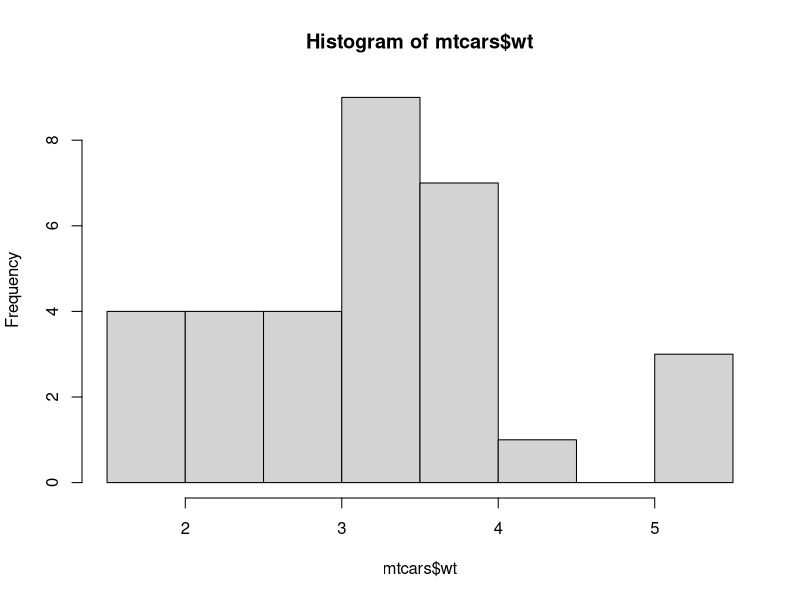
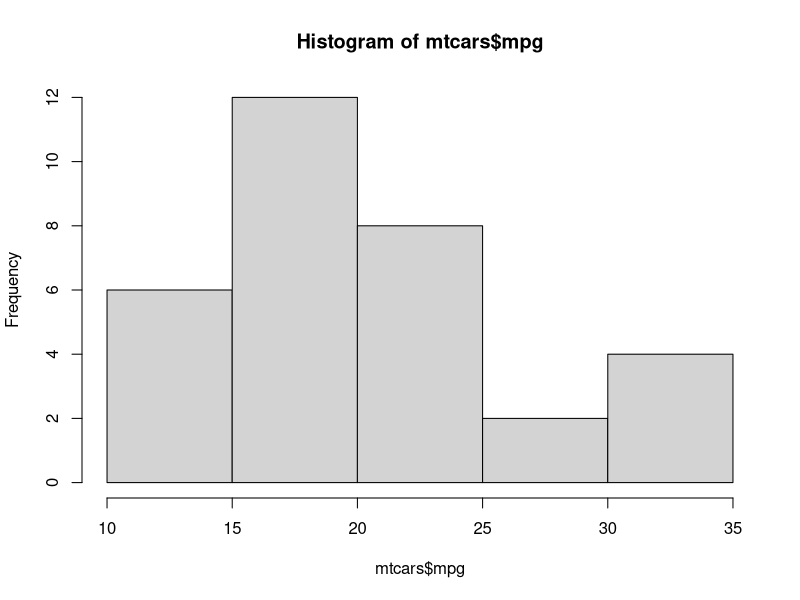
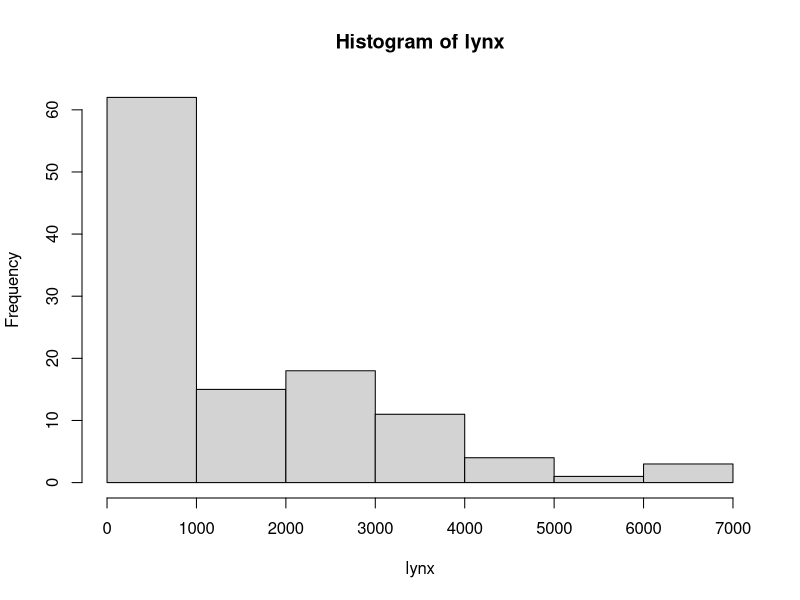
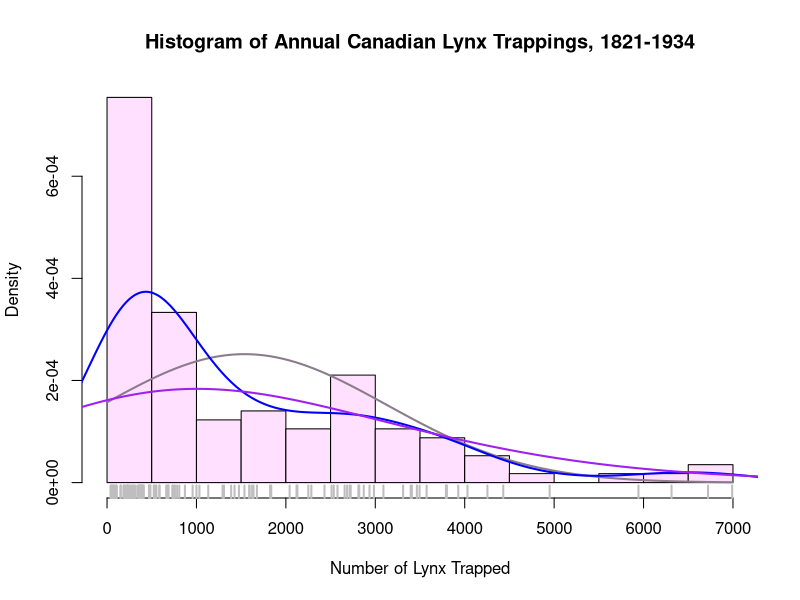

Generate these figures, in order, with R:
library(datasets)
?lynx
head(lynx)

hist(mtcars$wt)
hist(mtcars$mpg)

hist(lynx)

hist(lynx,
     breaks = 14, # bins
     freq = FALSE, # density instead of freq
     col = "thistle1",
     main = paste("Histogram of Annual Canadian Lynx", 
                  "Trappings, 1821-1934"),
     xlab = "Number of Lynx Trapped")

curve(
  dnorm(x, mean = mean(lynx), sd = sd(lynx)),
  col = "thistle4",
  lwd = 2,
  add = TRUE
)

lines(density(lynx), col = "blue", lwd = 2)
lines(density(lynx, adjust = 3), col = "purple", lwd = 2)

rug(lynx, lwd = 2, col = "gray")


dev.off()
detach("package:datasets", unload = TRUE)